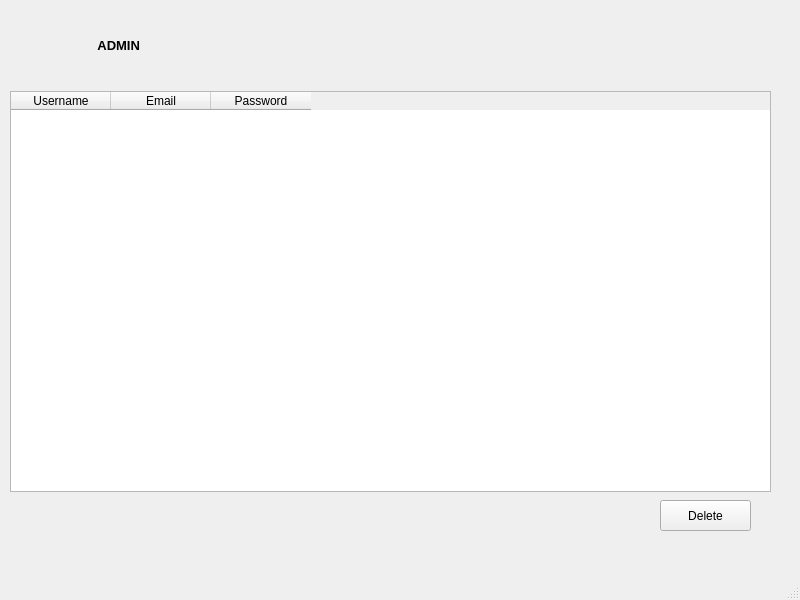
<?xml version="1.0" encoding="UTF-8"?>
<ui version="4.0">
 <class>MainWindow</class>
 <widget class="QMainWindow" name="MainWindow">
  <property name="geometry">
   <rect>
    <x>0</x>
    <y>0</y>
    <width>800</width>
    <height>600</height>
   </rect>
  </property>
  <property name="windowTitle">
   <string>MainWindow</string>
  </property>
  <widget class="QWidget" name="centralwidget">
   <widget class="QLabel" name="label">
    <property name="geometry">
     <rect>
      <x>10</x>
      <y>10</y>
      <width>221</width>
      <height>71</height>
     </rect>
    </property>
    <property name="autoFillBackground">
     <bool>true</bool>
    </property>
    <property name="text">
     <string>&lt;html&gt;&lt;head/&gt;&lt;body&gt;&lt;p align=&quot;center&quot;&gt;&lt;span style=&quot; font-size:10pt; font-weight:700;&quot;&gt;ADMIN &lt;/span&gt;&lt;/p&gt;&lt;/body&gt;&lt;/html&gt;</string>
    </property>
    <property name="alignment">
     <set>Qt::AlignCenter</set>
    </property>
   </widget>
   <widget class="QPushButton" name="deleteBtn">
    <property name="geometry">
     <rect>
      <x>660</x>
      <y>500</y>
      <width>91</width>
      <height>31</height>
     </rect>
    </property>
    <property name="text">
     <string>Delete</string>
    </property>
   </widget>
   <widget class="QTableWidget" name="tableWidget">
    <property name="geometry">
     <rect>
      <x>10</x>
      <y>91</y>
      <width>761</width>
      <height>401</height>
     </rect>
    </property>
    <column>
     <property name="text">
      <string>Username</string>
     </property>
    </column>
    <column>
     <property name="text">
      <string>Email</string>
     </property>
    </column>
    <column>
     <property name="text">
      <string>Password</string>
     </property>
    </column>
   </widget>
  </widget>
  <widget class="QMenuBar" name="menubar">
   <property name="geometry">
    <rect>
     <x>0</x>
     <y>0</y>
     <width>800</width>
     <height>22</height>
    </rect>
   </property>
  </widget>
  <widget class="QStatusBar" name="statusbar"/>
 </widget>
 <resources/>
 <connections/>
</ui>
